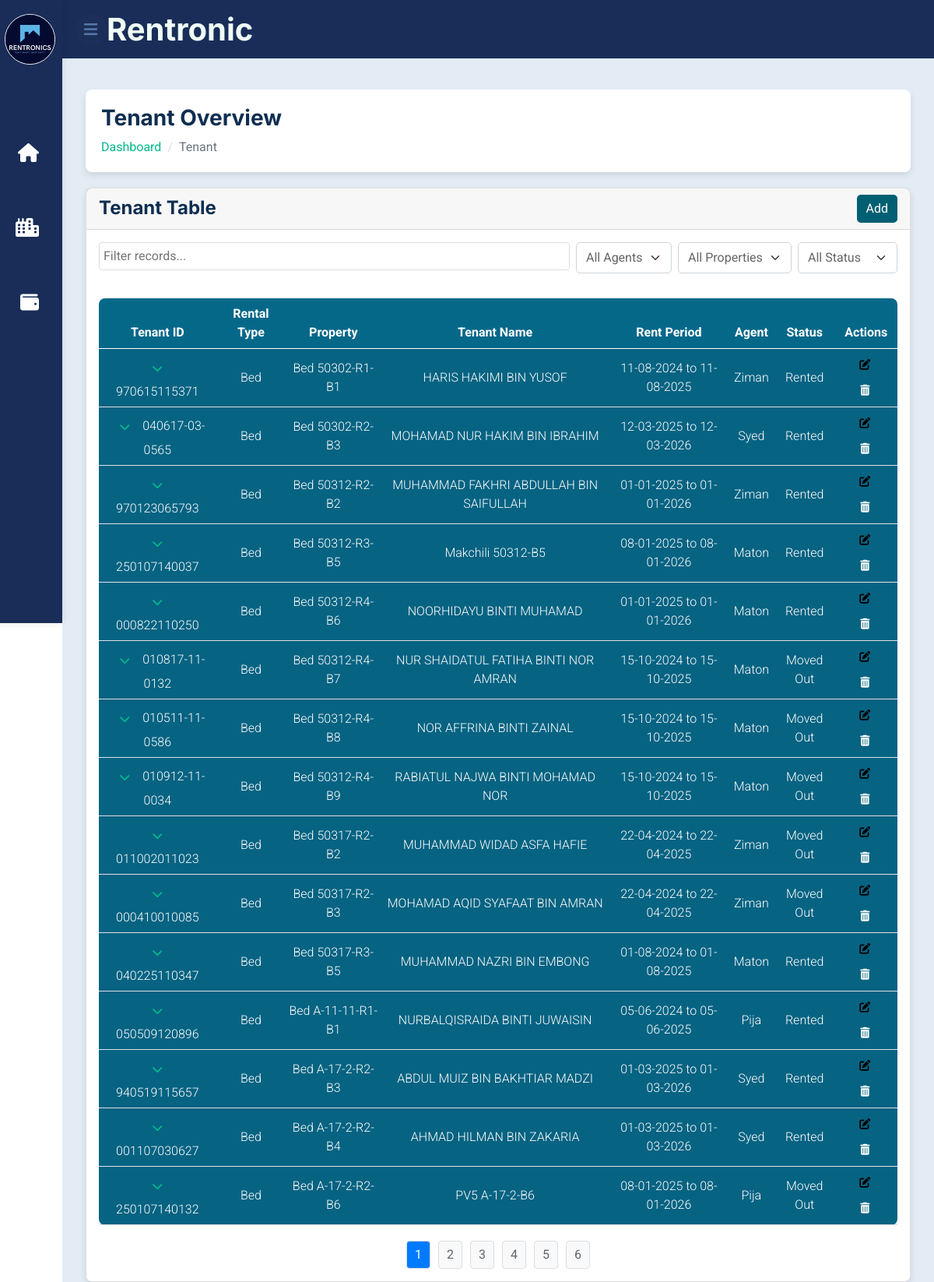
Page /module-property/tenant/tenanttable.php (signed in) on the committed database.
### tables this page shows
CREATE TABLE `tenant` (
  `TenantID` varchar(255) NOT NULL,
  `UnitID` varchar(6) NOT NULL,
  `RoomID` varchar(6) DEFAULT NULL,
  `BedID` varchar(6) DEFAULT NULL,
  `AgentID` varchar(6) NOT NULL,
  `TenantName` varchar(255) NOT NULL,
  `TenantPhoneNo` varchar(20) NOT NULL,
  `TenantEmail` varchar(255) NOT NULL,
  `RentStartDate` date NOT NULL,
  `RentExpiryDate` date NOT NULL,
  `TenantStatus` varchar(255) DEFAULT NULL,
  `CreatedAt` datetime DEFAULT CURRENT_TIMESTAMP,
  `UpdatedAt` datetime DEFAULT CURRENT_TIMESTAMP ON UPDATE CURRENT_TIMESTAMP,
  `RentalType` varchar(255) NOT NULL
);

CREATE TABLE `agent` (
  `AgentID` varchar(6) NOT NULL,
  `AgentName` varchar(255) NOT NULL,
  `AgentEmail` varchar(255) NOT NULL,
  `AgentWhatsapp` varchar(20) DEFAULT NULL,
  `Password` varchar(255) NOT NULL,
  `AgentType` varchar(50) NOT NULL,
  `AccessLevel` int(11) NOT NULL,
  `Status` varchar(50) DEFAULT 'Active',
  `CreatedAt` datetime DEFAULT CURRENT_TIMESTAMP,
  `UpdatedAt` datetime DEFAULT CURRENT_TIMESTAMP ON UPDATE CURRENT_TIMESTAMP
);

### module-property/tenant/tenanttable.php (the view, shortened to what this page needs)
<?php
require_once __DIR__ . '/../../module-auth/dbconnection.php';
$tenants = [];
$result = $conn->query("
    SELECT
        t.*,
        b.BedNo,
        r.RoomNo,
        CASE
            WHEN t.RentalType = 'Room' THEN CONCAT('Room ', r.RoomNo)
            WHEN t.RentalType = 'Bed' THEN CONCAT('Bed ', b.BedNo)
            ELSE 'Not Assigned'
        END as PropertyNo,
        a.AgentName
    FROM tenant t
    LEFT JOIN bed b ON t.BedID = b.BedID
    LEFT JOIN room r ON t.RoomID = r.RoomID
    LEFT JOIN agent a ON t.AgentID = a.AgentID
    WHERE t.RentalType IS NOT NULL
    ORDER BY
        t.RentalType,
        CASE
            WHEN t.RentalType = 'Room' THEN r.RoomNo
            WHEN t.RentalType = 'Bed' THEN b.BedNo
        END
");
if ($result->num_rows > 0) {
    while ($row = $result->fetch_assoc()) {
        $tenants[] = $row;
    }
}
?>
<!DOCTYPE html>
<html lang="en">
<head>
    <link rel="stylesheet" href="https://cdnjs.cloudflare.com/ajax/libs/font-awesome/6.5.1/css/all.min.css">
    <link href="https://cdn.jsdelivr.net/npm/bootstrap-icons@1.4.1/font/bootstrap-icons.css" rel="stylesheet">
    <link href="../../css/bootstrap.min.css" rel="stylesheet">
    <link href="../../css/navbar.css" rel="stylesheet">
    <link href="../css/bed.css" rel="stylesheet">
</head>
<body>
    <div class="container-fluid bg-white p-0">
        <?php include('../../nav_sidebar.php'); ?>
        <div class="page-wrapper">
            <div class="content container-fluid">
                <div class="page-header">
                    <div class="row">
                        <div class="col">
                            <h3 class="page-title">Tenant Overview</h3>
                            <ul class="breadcrumb">
                                <li class="breadcrumb-item"><a href="dashboard.php">Dashboard</a></li>
                                <li class="breadcrumb-item active">Tenant</li>
                            </ul>
                        </div>
                    </div>
                </div>
                <div class="row">
                    <div class="col-md-12">
                        <div class="card">
                            <div class="card-header d-flex justify-content-between align-items-center">
                                <h4 class="card-title">Tenant Table</h4>
                                <a href="existingtenant.php" class="btn btn-primary" style="background-color:#005f73 !important;">Add</a>
                            </div>
                            <div class="card-body">
                                <div class="d-flex gap-2 mb-3">
                                    <input type="text" id="filterInput" class="filter-input" placeholder="Filter records...">
                                    <select id="agentFilter" class="form-select" style="width: auto;">
                                        <option value="">All Agents</option>
                                    </select>
                                    <select id="bedFilter" class="form-select" style="width: auto;">
                                        <option value="">All Properties</option>
                                    </select>
                                    <select id="statusFilter" class="form-select" style="width: auto;">
                                        <option value="">All Status</option>
                                    </select>
                                </div>
                                <div class="table-responsive">
                                    <table id="tenantTable" class="table table-striped">
                                        <thead class="thead">
                                            <tr>
                                                <th>Tenant ID</th>
                                                <th>Rental Type</th>
                                                <th>Property</th>
                                                <th>Tenant Name</th>
                                                <th>Rent Period</th>
                                                <th>Agent</th>
                                                <th>Status</th>
                                                <th class="actions-column">Actions</th>
                                            </tr>
                                        </thead>
                                        <tbody>
                                            <?php if (!empty($tenants)): ?>
                                                <?php foreach ($tenants as $row): ?>
                                                    <?php
                                                    $tenant_id = $row['TenantID'];
                                                    $rental_type = $row['RentalType'];
                                                    $property_name = $row['PropertyNo'];
                                                    $tenant_name = $row['TenantName'];
                                                    $rent_start = date('d-m-Y', strtotime($row['RentStartDate']));
                                                    $rent_expiry = date('d-m-Y', strtotime($row['RentExpiryDate']));
                                                    $agent_name = $row['AgentName'] ?? 'Not Assigned';
                                                    $status = $row['TenantStatus'] ?? 'Active';
                                                    ?>
                                                    <tr class="main-row">
                                                        <td>
                                                            <button class="btn btn-link toggle-details" title="Show Details">
                                                                <i class="fas fa-chevron-down"></i>
                                                            </button>
                                                            <?= $tenant_id ?>
                                                        </td>
                                                        <td><?= $rental_type ?></td>
                                                        <td><?= $property_name ?></td>
                                                        <td><?= $tenant_name ?></td>
                                                        <td><?= $rent_start ?> to <?= $rent_expiry ?></td>
                                                        <td><?= $agent_name ?></td>
                                                        <td><?= $status ?></td>
                                                        <td class="actions-column">
                                                            <a href="tenantedit.php?TenantID=<?= $tenant_id ?>" class="btn btn-warning btn-sm btn-action" title="Edit">
                                                                <i class="fas fa-edit"></i>
                                                            </a>
                                                            <a href="tenantdelete.php?delete_tenant_id=<?= $tenant_id ?>" class="btn btn-danger btn-sm btn-action" title="Delete" onclick="return confirm('Are you sure you want to delete this tenant?')">
                                                                <i class="fas fa-trash-alt"></i>
                                                            </a>
                                                        </td>
                                                    </tr>
                                                <?php endforeach; ?>
                                            <?php else: ?>
                                                <tr><td colspan="8">No tenants found</td></tr>
                                            <?php endif; ?>
                                        </tbody>
                                    </table>
                                </div>
                                <div class="pagination" id="pagination"></div>
                            </div>
                        </div>
                    </div>
                </div>
            </div>
        </div>
    </div>
</body>
</html>

### css/navbar.css (style rules this page uses)
:root { --font-primary: "Roboto", sans-serif; --font-secondary: "Merriweather", serif; --color-primary: #1c2f59; --color-secondary: #6c757d; --color-success: #28a745; --color-danger: #dc3545; --color-warning: #ffc107; --color-info: #17a2b8; --color-light: #f8f9fa; --color-dark: #343a40; --color-btn: #5678aa ; --confirm: #28a745; --cancel: #dc3545; }
a { text-decoration: none; }
li { list-style: none; }
.fas { font-size: 24px; display: inline-block; }
button { padding: 12px; background-color: var(--color-primary); color: #fff; border: none; border-radius: 4px; cursor: pointer; }

### module-property/css/bed.css (style rules this page uses)
:root { --font-primary: "Roboto", sans-serif; --font-secondary: "Merriweather", serif; --color-primary: #1c2f59; --color-secondary: #6c757d; --color-success: #28a745; --color-danger: #dc3545; --color-warning: #ffc107; --color-info: #17a2b8; --color-light: #f8f9fa; --color-dark: #343a40; --color-btn: #5678aa; --confirm: #28a745; --cancel: #dc3545; }
body { background-color: #e3ecf5; margin: 0 !important; padding: 0 !important; font-family: var(--font-primary); color: var(--color-dark); }
.page-header { background-color: #fff; padding: 20px; border-radius: 8px; margin-bottom: 20px; box-shadow: 0 4px 8px rgba(0, 0, 0, 0.1); }
.card-header { align-items: center; }
.card-title { margin-bottom: 0; }
.btn { transition: 0.5s; }
.btn.btn-primary { background-color: var(--confirm); color: #ffffff; }
a { text-decoration: none; }
li { list-style: none; }
body { font-family: var(--font-primary); }
.breadcrumb { margin-bottom: 0; }
.breadcrumb-item + .breadcrumb-item::before { color: #dddddd; }
.page-wrapper { background-color: #e3ecf5; margin-left: 80px; padding-top: 10px; position: relative; transition: all 0.4s ease; }
.page-wrapper > .content { padding: 1.875rem 1.875rem 0; }
.card { border-radius: 8px; box-shadow: 0 4px 8px rgba(0, 0, 0, 0.1); }
select { padding: 10px; margin-bottom: 16px; border: 1px solid #ccc; border-radius: 4px; }
input { padding: 10px; margin-bottom: 16px; border: 1px solid #ccc; border-radius: 4px; }
button { padding: 12px; background-color: var(--color-primary); color: #fff; border: none; border-radius: 4px; cursor: pointer; }
.actions-column { text-align: center; }
.btn-action { margin: 2px; }
.btn i { font-size: 14px; }

### module-property/tenant/tenanttable.php (style rules this page uses)
.actions-column { text-align: center; }
.btn-action { margin-right: 5px; }
.pagination { display: flex; justify-content: center; margin-top: 20px; }
.filter-input { margin-bottom: 20px; width: 100%; padding: 5px; border: 1px solid #ddd; }
.main-row td { align-content: center; color: white; font-weight: 300; padding: 4px; text-align: center; }
.table { background-color: #066889; border-radius: 8px; margin-bottom: 0; }
.btn { background-color: transparent !important; border: transparent; }
.thead { font-size: 16px; text-align: center; color: white; }

### rows in the picture
tenant: TenantID "970615115371", RentalType "Bed", property_name "Bed 50302-R1-B1", TenantName "HARIS HAKIMI BIN YUSOF", RentStartDate "11-08-2024", RentExpiryDate "11-08-2025", AgentID.AgentName "Ziman", TenantStatus "Rented"
tenant: TenantID "040617-03-0565", RentalType "Bed", property_name "Bed 50302-R2-B3", TenantName "MOHAMAD NUR HAKIM BIN IBRAHIM", RentStartDate "12-03-2025", RentExpiryDate "12-03-2026", AgentID.AgentName "Syed", TenantStatus "Rented"
tenant: TenantID "970123065793", RentalType "Bed", property_name "Bed 50312-R2-B2", TenantName "MUHAMMAD FAKHRI ABDULLAH BIN SAIFULLAH", RentStartDate "01-01-2025", RentExpiryDate "01-01-2026", AgentID.AgentName "Ziman", TenantStatus "Rented"
tenant: TenantID "250107140037", RentalType "Bed", property_name "Bed 50312-R3-B5", TenantName "Makchili 50312-B5", RentStartDate "08-01-2025", RentExpiryDate "08-01-2026", AgentID.AgentName "Maton", TenantStatus "Rented"
tenant: TenantID "000822110250", RentalType "Bed", property_name "Bed 50312-R4-B6", TenantName "NOORHIDAYU BINTI MUHAMAD", RentStartDate "01-01-2025", RentExpiryDate "01-01-2026", AgentID.AgentName "Maton", TenantStatus "Rented"
tenant: TenantID "010817-11-0132", RentalType "Bed", property_name "Bed 50312-R4-B7", TenantName "NUR SHAIDATUL FATIHA BINTI NOR AMRAN", RentStartDate "15-10-2024", RentExpiryDate "15-10-2025", AgentID.AgentName "Maton", TenantStatus "Moved Out"
tenant: TenantID "010511-11-0586", RentalType "Bed", property_name "Bed 50312-R4-B8", TenantName "NOR AFFRINA BINTI ZAINAL", RentStartDate "15-10-2024", RentExpiryDate "15-10-2025", AgentID.AgentName "Maton", TenantStatus "Moved Out"
tenant: TenantID "010912-11-0034", RentalType "Bed", property_name "Bed 50312-R4-B9", TenantName "RABIATUL NAJWA BINTI MOHAMAD NOR", RentStartDate "15-10-2024", RentExpiryDate "15-10-2025", AgentID.AgentName "Maton", TenantStatus "Moved Out"
tenant: TenantID "011002011023", RentalType "Bed", property_name "Bed 50317-R2-B2", TenantName "MUHAMMAD WIDAD ASFA HAFIE", RentStartDate "22-04-2024", RentExpiryDate "22-04-2025", AgentID.AgentName "Ziman", TenantStatus "Moved Out"
tenant: TenantID "000410010085", RentalType "Bed", property_name "Bed 50317-R2-B3", TenantName "MOHAMAD AQID SYAFAAT BIN AMRAN", RentStartDate "22-04-2024", RentExpiryDate "22-04-2025", AgentID.AgentName "Ziman", TenantStatus "Moved Out"
tenant: TenantID "040225110347", RentalType "Bed", property_name "Bed 50317-R3-B5", TenantName "MUHAMMAD NAZRI BIN EMBONG", RentStartDate "01-08-2024", RentExpiryDate "01-08-2025", AgentID.AgentName "Maton", TenantStatus "Rented"
tenant: TenantID "050509120896", RentalType "Bed", property_name "Bed A-11-11-R1-B1", TenantName "NURBALQISRAIDA BINTI JUWAISIN", RentStartDate "05-06-2024", RentExpiryDate "05-06-2025", AgentID.AgentName "Pija", TenantStatus "Rented"
tenant: TenantID "940519115657", RentalType "Bed", property_name "Bed A-17-2-R2-B3", TenantName "ABDUL MUIZ BIN BAKHTIAR MADZI", RentStartDate "01-03-2025", RentExpiryDate "01-03-2026", AgentID.AgentName "Syed", TenantStatus "Rented"
tenant: TenantID "001107030627", RentalType "Bed", property_name "Bed A-17-2-R2-B4", TenantName "AHMAD HILMAN BIN ZAKARIA", RentStartDate "01-03-2025", RentExpiryDate "01-03-2026", AgentID.AgentName "Syed", TenantStatus "Rented"
tenant: TenantID "250107140132", RentalType "Bed", property_name "Bed A-17-2-R2-B6", TenantName "PV5 A-17-2-B6", RentStartDate "08-01-2025", RentExpiryDate "08-01-2026", AgentID.AgentName "Pija", TenantStatus "Moved Out"
